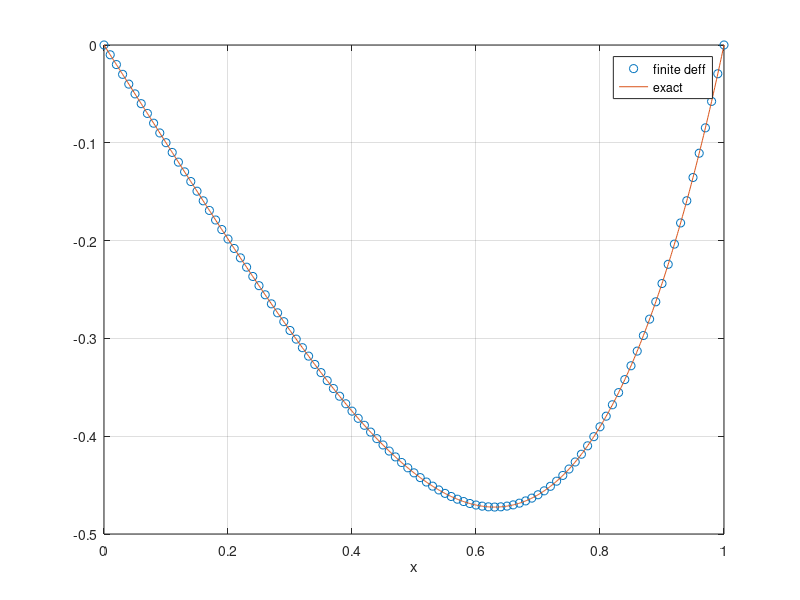

Write MATLAB code to recreate this figure.
%Poisson Equation -uxx(x)=f(x), xE(0,1), u(0)=u(1)=0
%discretization
a=0;
b=1;
n=100;
dx=(b-a)/n;
x=a:dx:b;
%build the matrix
A=sparse(n+1,n+1);
A(1,1)=1;
for i=2:n
    A(i,[i-1 i i+1])=[1 -2 1];
end
A(n+1,n+1)=1;
%answer matrix
B=ones(n+1,1);
B(1)=0;
B(2:n)=12.*x(2:n).^2.*dx^2;
B(n+1)=0;
%solution of the system
U=A\B;
%compare with exact solution
xf=a:1/1000:b;
yf=xf.^4-xf;
plot(x,U,'o',xf,yf);
xlabel('x');
grid on;
legend('finite deff','exact')
